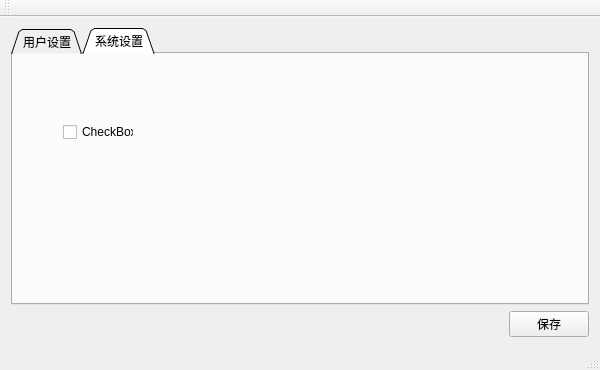
<?xml version="1.0" encoding="UTF-8"?>
<ui version="4.0">
 <class>test_9Class</class>
 <widget class="QMainWindow" name="test_9Class">
  <property name="geometry">
   <rect>
    <x>0</x>
    <y>0</y>
    <width>600</width>
    <height>370</height>
   </rect>
  </property>
  <property name="windowTitle">
   <string>test_9</string>
  </property>
  <property name="tabShape">
   <enum>QTabWidget::Triangular</enum>
  </property>
  <widget class="QWidget" name="centralWidget">
   <layout class="QVBoxLayout" name="verticalLayout">
    <item>
     <widget class="QTabWidget" name="tabWidget">
      <property name="tabShape">
       <enum>QTabWidget::Triangular</enum>
      </property>
      <property name="currentIndex">
       <number>1</number>
      </property>
      <widget class="QWidget" name="page_1">
       <attribute name="title">
        <string>用户设置</string>
       </attribute>
       <widget class="QWidget" name="">
        <property name="geometry">
         <rect>
          <x>10</x>
          <y>40</y>
          <width>195</width>
          <height>22</height>
         </rect>
        </property>
        <layout class="QHBoxLayout" name="horizontalLayout">
         <item>
          <widget class="QLabel" name="label">
           <property name="text">
            <string>位置</string>
           </property>
          </widget>
         </item>
         <item>
          <widget class="QLineEdit" name="textlocation"/>
         </item>
        </layout>
       </widget>
      </widget>
      <widget class="QWidget" name="page_2">
       <attribute name="title">
        <string>系统设置</string>
       </attribute>
       <widget class="QCheckBox" name="login">
        <property name="geometry">
         <rect>
          <x>50</x>
          <y>70</y>
          <width>71</width>
          <height>16</height>
         </rect>
        </property>
        <property name="text">
         <string>CheckBox</string>
        </property>
       </widget>
      </widget>
     </widget>
    </item>
    <item>
     <layout class="QHBoxLayout" name="horizontalLayout_2">
      <item>
       <spacer name="horizontalSpacer">
        <property name="orientation">
         <enum>Qt::Horizontal</enum>
        </property>
        <property name="sizeHint" stdset="0">
         <size>
          <width>40</width>
          <height>20</height>
         </size>
        </property>
       </spacer>
      </item>
      <item>
       <widget class="QPushButton" name="btnsave">
        <property name="text">
         <string>保存</string>
        </property>
       </widget>
      </item>
     </layout>
    </item>
   </layout>
  </widget>
  <widget class="QMenuBar" name="menuBar">
   <property name="geometry">
    <rect>
     <x>0</x>
     <y>0</y>
     <width>600</width>
     <height>23</height>
    </rect>
   </property>
  </widget>
  <widget class="QToolBar" name="mainToolBar">
   <attribute name="toolBarArea">
    <enum>TopToolBarArea</enum>
   </attribute>
   <attribute name="toolBarBreak">
    <bool>false</bool>
   </attribute>
  </widget>
  <widget class="QStatusBar" name="statusBar"/>
 </widget>
 <layoutdefault spacing="6" margin="11"/>
 <resources>
  <include location="test_9.qrc"/>
 </resources>
 <connections/>
</ui>
